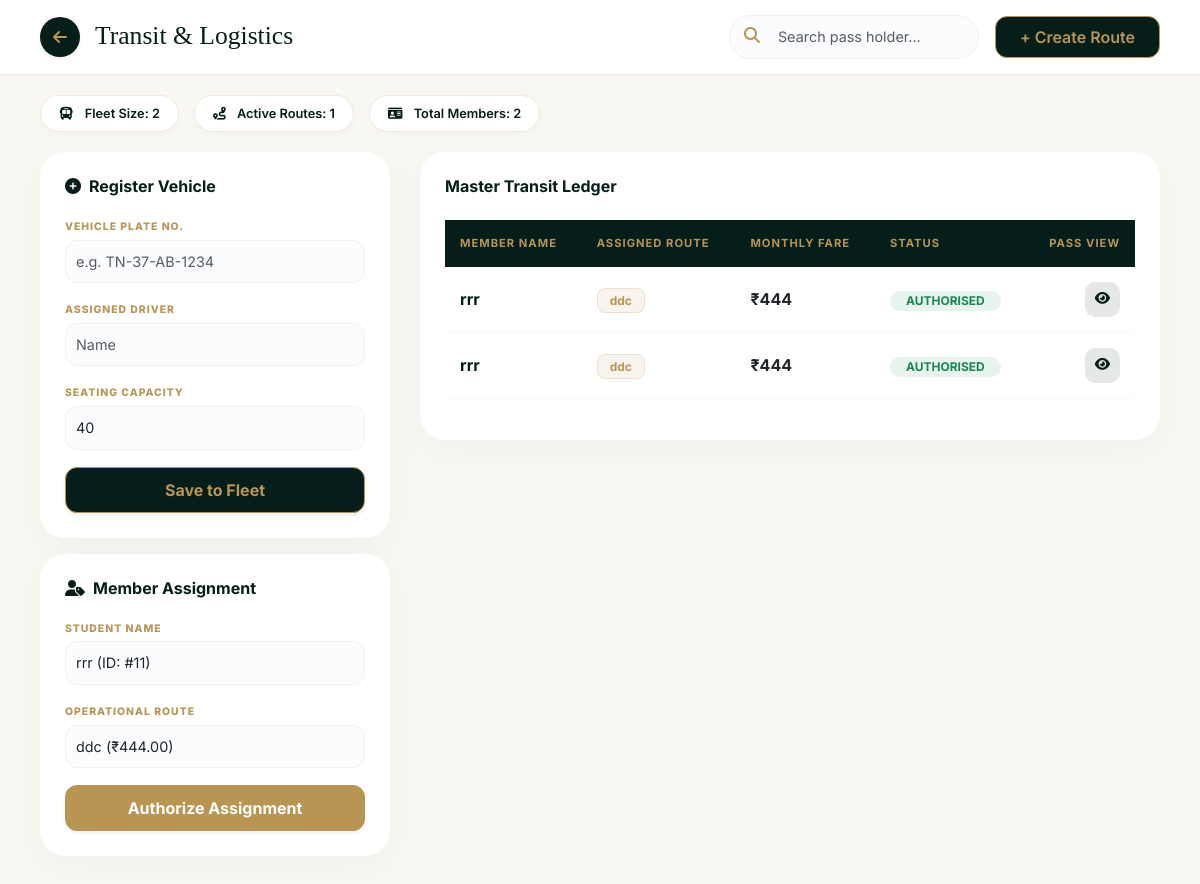
Page /index.php/transport on the committed database.
### tables this page shows
CREATE TABLE `transport_members` (
  `id` int(11) NOT NULL,
  `student_id` int(11) DEFAULT NULL,
  `route_id` int(11) DEFAULT NULL,
  `vehicle_id` int(11) DEFAULT NULL
);

CREATE TABLE `students` (
  `id` int(11) NOT NULL,
  `adm_no` varchar(50) NOT NULL,
  `class` varchar(20) DEFAULT NULL,
  `section` varchar(10) DEFAULT NULL,
  `roll_no` varchar(20) DEFAULT NULL,
  `first_name` varchar(100) DEFAULT NULL,
  `last_name` varchar(100) DEFAULT NULL,
  `dob` date DEFAULT NULL,
  `gender` enum('Male','Female','Other') DEFAULT NULL,
  `father_name` varchar(100) DEFAULT NULL,
  `mother_name` varchar(100) DEFAULT NULL,
  `photo` varchar(255) DEFAULT 'default.png',
  `created_at` timestamp NOT NULL DEFAULT current_timestamp()
);

CREATE TABLE `transport_routes` (
  `id` int(11) NOT NULL,
  `route_title` varchar(100) NOT NULL,
  `fare` decimal(10,2) NOT NULL
);

### application/controllers/Transport.php (called while the page is built, shortened)
<?php
class Transport extends CI_Controller {
    public function __construct() {
        $this->load->model(array('Transport_model', 'Student_model'));
    }
    public function index() {
        $data['vehicles'] = $this->Transport_model->get_vehicles();
        $data['routes'] = $this->Transport_model->get_routes();
        $data['members'] = $this->Transport_model->get_members();
        $data['students'] = $this->Student_model->get_students();
        $this->load->view('transport_management', $data);
    }
}

### index.php (called while the page is built, shortened)
<?php
require_once BASEPATH.'core/CodeIgniter.php';

### application/models/Student_model.php (called while the page is built, shortened)
<?php
class Student_model extends CI_Model {
    public function get_students() {
        return $this->db->get('students')->result_array();
    }
}

### application/models/Transport_model.php (called while the page is built, shortened)
<?php
class Transport_model extends CI_Model {
    public function get_routes() { return $this->db->get('transport_routes')->result_array(); }
    public function get_members() {
        $this->db->select('transport_members.*, students.first_name, transport_routes.route_title, transport_routes.fare');
        $this->db->from('transport_members');
        $this->db->join('students', 'students.id = transport_members.student_id');
        $this->db->join('transport_routes', 'transport_routes.id = transport_members.route_id');
        return $this->db->get()->result_array();
    }
}

### application/views/transport_management.php (the view, shortened to what this page needs)
<!DOCTYPE html>
<html lang="en">
<head>
    <link href="https://cdn.jsdelivr.net/npm/bootstrap@5.3.0/dist/css/bootstrap.min.css" rel="stylesheet">
    <link rel="stylesheet" href="https://cdnjs.cloudflare.com/ajax/libs/font-awesome/6.4.0/css/all.min.css">
</head>
<body>
    <div class="page-header">
        <div class="d-flex align-items-center">
            <a href="<?= site_url('dashboard') ?>" class="back-circle shadow-sm"><i class="fa fa-arrow-left"></i></a>
            <h2>Transit & Logistics</h2>
        </div>
        <div class="d-flex align-items-center">
            <div class="position-relative me-3">
                <i class="fa fa-search position-absolute" style="left:15px; top:12px; color:var(--gold);"></i>
                <input type="text" id="transitSearch" class="form-control ps-5 mb-0" placeholder="Search pass holder..." style="border-radius:50px; width:250px;" onkeyup="filterTransit()">
            </div>
            <button class="btn btn-dark px-4 py-2" style="background: var(--forest-green); color: var(--gold); border-radius: 12px; border: 1px solid var(--gold); font-weight: 600;" data-bs-toggle="modal" data-bs-target="#addRouteModal">+ Create Route</button>
        </div>
    </div>
    <div class="stats-row">
        <div class="stat-pill"><i class="fa fa-bus me-2 text-gold"></i> Fleet Size: <?= count($vehicles) ?></div>
        <div class="stat-pill"><i class="fa fa-route me-2 text-gold"></i> Active Routes: <?= count($routes) ?></div>
        <div class="stat-pill"><i class="fa fa-id-card me-2 text-gold"></i> Total Members: <?= count($members) ?></div>
    </div>
    <div class="main-container">
        <div class="d-flex flex-column gap-3">
            <div class="glass-card">
                <h6 class="fw-bold mb-3" style="color: var(--forest-green);"><i class="fa fa-plus-circle me-2"></i>Register Vehicle</h6>
                <form action="<?= site_url('transport/add_vehicle') ?>" method="POST">
                    <label class="form-label">Vehicle Plate No.</label>
                    <input type="text" name="vehicle_no" class="form-control" placeholder="e.g. TN-37-AB-1234" required>
                    <label class="form-label">Assigned Driver</label>
                    <input type="text" name="driver_name" class="form-control" placeholder="Name">
                    <label class="form-label">Seating Capacity</label>
                    <input type="number" name="capacity" class="form-control" value="40">
                    <button class="btn btn-royal shadow-sm">Save to Fleet</button>
                </form>
            </div>
            <div class="glass-card">
                <h6 class="fw-bold mb-3" style="color: var(--forest-green);"><i class="fa fa-user-tag me-2"></i>Member Assignment</h6>
                <form action="<?= site_url('transport/assign_student') ?>" method="POST">
                    <label class="form-label">Student Name</label>
                    <select name="student_id" class="form-select">
                        <?php foreach($students as $s): ?>
                            <option value="<?= $s['id'] ?>"><?= $s['first_name'] ?> (ID: #<?= $s['adm_no'] ?>)</option>
                        <?php endforeach; ?>
                    </select>
                    <label class="form-label">Operational Route</label>
                    <select name="route_id" class="form-select">
                        <?php foreach($routes as $r): ?>
                            <option value="<?= $r['id'] ?>"><?= $r['route_title'] ?> (₹<?= $r['fare'] ?>)</option>
                        <?php endforeach; ?>
                    </select>
                    <button class="btn btn-royal shadow-sm" style="background: var(--gold); border-color: var(--gold); color: white;">Authorize Assignment</button>
                </form>
            </div>
        </div>
        <div class="glass-card">
            <h6 class="fw-bold mb-4" style="color: var(--forest-green);">Master Transit Ledger</h6>
            <table class="table align-middle" id="transitTable">
                <thead>
                    <tr>
                        <th>Member Name</th>
                        <th>Assigned Route</th>
                        <th>Monthly Fare</th>
                        <th>Status</th>
                        <th class="text-end">Pass View</th>
                    </tr>
                </thead>
                <tbody>
                    <?php foreach($members as $m): ?>
                    <tr>
                        <td class="fw-bold" style="color: var(--forest-green);"><?= $m['first_name'] ?></td>
                        <td><span class="route-badge"><?= $m['route_title'] ?></span></td>
                        <td><div class="fw-bold">₹<?= number_format($m['fare']) ?></div></td>
                        <td><span class="badge bg-success bg-opacity-10 text-success rounded-pill px-3">AUTHORISED</span></td>
                        <td class="text-end">
                            <button class="btn-action btn-view" onclick='viewPass(<?= json_encode($m) ?>)'><i class="fa fa-eye"></i></button>
                        </td>
                    </tr>
                    <?php endforeach; ?>
                </tbody>
            </table>
        </div>
    </div>
</body>
</html>

### application/views/transport_management.php (style rules this page uses)
:root { --forest-green: #061e19; --gold: #b89552; --cream: #f8f7f2; }
body { background-color: var(--cream); font-family: 'Inter', sans-serif; height: 100vh; overflow: hidden; display: flex; flex-direction: column; }
.page-header { background: white; padding: 15px 40px; box-shadow: 0 2px 15px rgba(0,0,0,0.02); display: flex; align-items: center; justify-content: space-between; flex: 0 0 auto; border-bottom: 1px solid rgba(184, 149, 82, 0.2); }
.back-circle { width: 40px; height: 40px; background: var(--forest-green); color: var(--gold); display: flex; align-items: center; justify-content: center; border-radius: 50%; text-decoration: none; transition: 0.3s; }
h2 { font-family: 'Playfair Display', serif; color: var(--forest-green); margin: 0; margin-left: 15px; font-size: 1.6rem; }
.stats-row { padding: 20px 40px; display: flex; gap: 15px; flex: 0 0 auto; }
.stat-pill { background: white; padding: 8px 18px; border-radius: 50px; box-shadow: 0 4px 10px rgba(0,0,0,0.02); border: 1px solid rgba(184, 149, 82, 0.2); font-size: 0.8rem; font-weight: 600; color: var(--forest-green); }
.main-container { flex: 1; padding: 0 40px 30px 40px; overflow-y: auto; display: grid; grid-template-columns: 350px 1fr; gap: 30px; }
.glass-card { background: white; border-radius: 25px; padding: 25px; box-shadow: 0 10px 40px rgba(0,0,0,0.03); border: none; height: fit-content; }
.form-label { font-size: 0.65rem; font-weight: 800; color: var(--gold); text-transform: uppercase; letter-spacing: 1px; margin-bottom: 5px; }
.form-control, .form-select { border-radius: 12px; border: 1px solid #eef0f2; padding: 10px; font-size: 0.9rem; margin-bottom: 12px; background: #fbfcfd; }
.table thead th { background: var(--forest-green); color: var(--gold); padding: 15px; font-size: 0.7rem; text-transform: uppercase; letter-spacing: 1px; border: none; }
.table tbody td { padding: 15px; vertical-align: middle; border-bottom: 1px solid #f9f9f9; }
.route-badge { background: rgba(184, 149, 82, 0.1); color: var(--gold); padding: 4px 12px; border-radius: 8px; font-size: 0.75rem; font-weight: 700; border: 1px solid rgba(184, 149, 82, 0.2); }
.btn-royal { background: var(--forest-green); color: var(--gold); border: 1px solid var(--gold); border-radius: 12px; padding: 10px; font-weight: 700; width: 100%; transition: 0.3s; margin-top: 5px; }
.btn-action { width: 35px; height: 35px; border-radius: 10px; display: inline-flex; align-items: center; justify-content: center; transition: 0.2s; border: none; font-size: 0.85rem; }
.btn-view { background: rgba(6, 30, 25, 0.1); color: var(--forest-green); }

### rows in the picture
transport_members: student.first_name "rrr", route.route_title "ddc", route.fare "444"
transport_members: student.first_name "rrr", route.route_title "ddc", route.fare "444"

### other values in the picture
count($vehicles) "2"
count($routes) "1"
count($members) "2"
form field student_id "rrr (ID: #11)"
form field route_id "ddc (₹444.00)"
